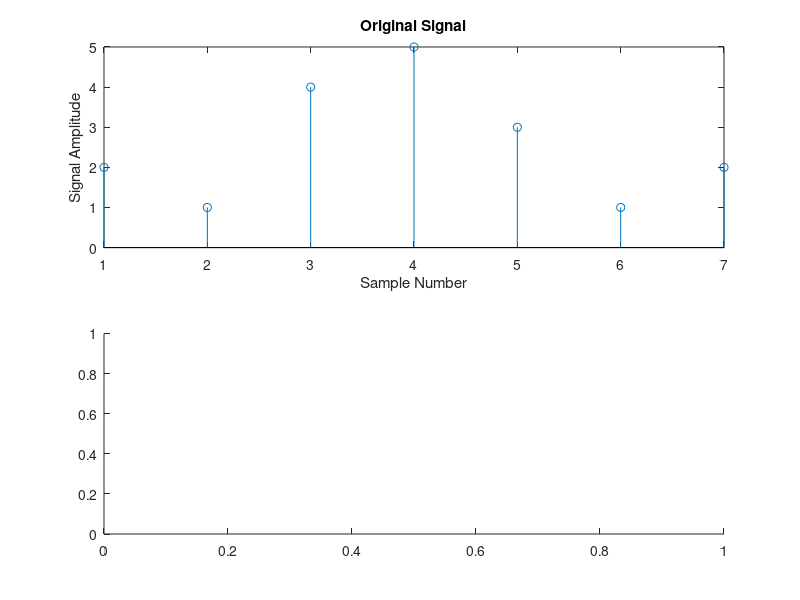

Recreate this plot in MATLAB. (Note: this script raises an error after producing the figure.)
clc; clear; close all;

S = [2 1 4 5 3 1 2];

% Calling Cutom upsampling signals function
sampFact = input('Enter Sampling Factor: ');
sampType = input('Enter Sampling Type\n Avrg or Copy: ');

switch sampType
case 'Avrg'
    custom_us = upsampCAvrg(S,sampFact);
case 'Copy'
    custom_us = upsampCCopy(S,sampFact);
otherwise
    fprintf('Invalid grade\n' );
 end

% Original Signal 
subplot(2,1,1)
stem(S);
title('Original Signal')
xlabel('Sample Number')
ylabel('Signal Amplitude')

% DS DTS
subplot(2,1,2)
stem(custom_us);
title('Upsample Signal (Avrg Method)')
xlabel('Sample Number')
ylabel('Signal Amplitude')

